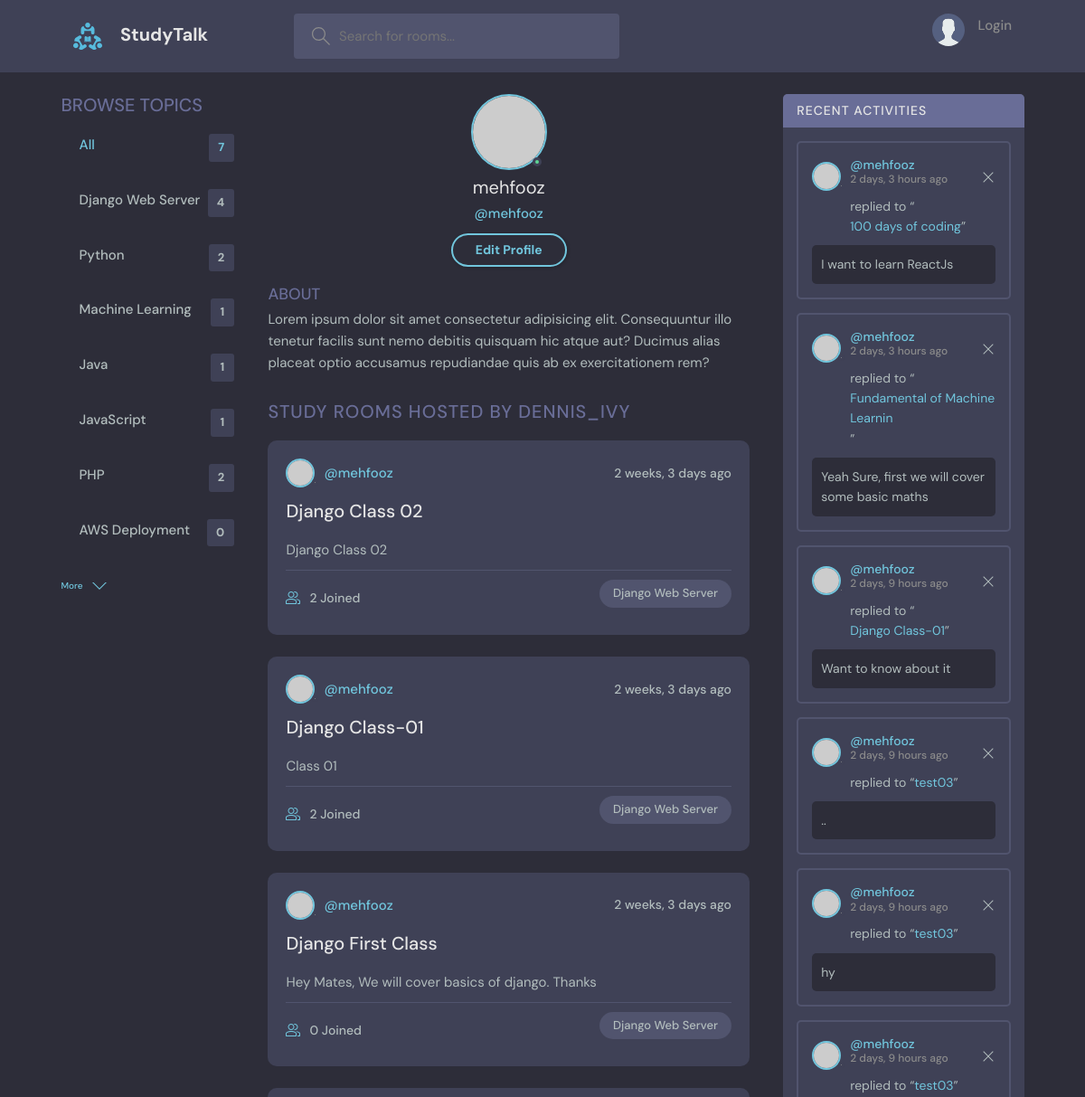
The app's page /profile/1/ (upper part), older data.
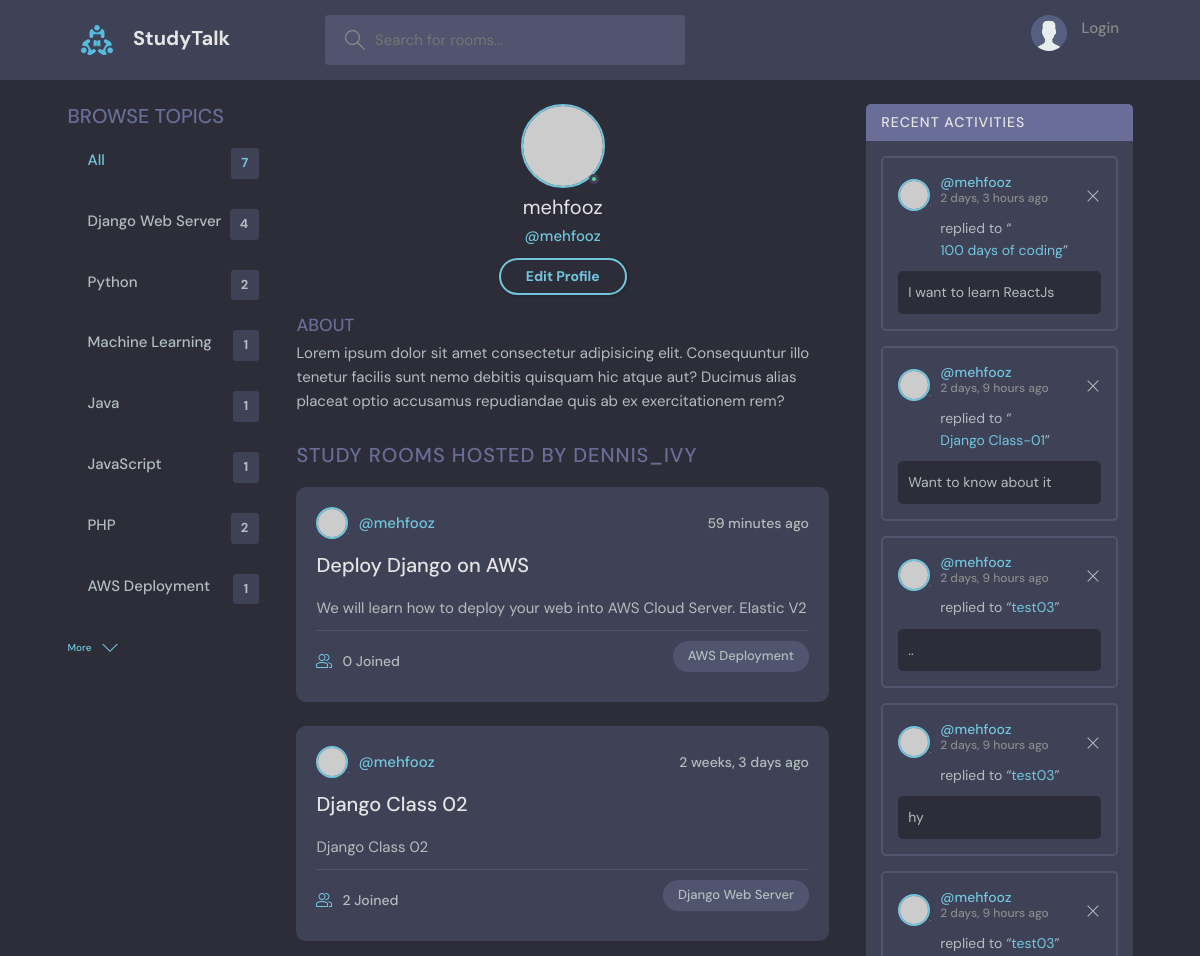
The same page, newer data.
### base/models.py (models this page shows, shortened)
class Topic(models.Model):
    name = models.CharField(max_length=200)

class Room(models.Model):
    host = models.ForeignKey(User, on_delete=models.SET_NULL, null=True)
    topic = models.ForeignKey(Topic, on_delete=models.SET_NULL, null=True)
    name = models.CharField(max_length=200)
    description = models.TextField(null=True, blank=True)
    participants = models.ManyToManyField(User, related_name='participants', blank=True)
    updated = models.DateTimeField(auto_now=True)
    created = models.DateTimeField(auto_now_add=True)
    class Meta:
        ordering = ['-updated', '-created']
    def __str__(self):
        return str(self.name)

class Message(models.Model):
    user = models.ForeignKey(User, on_delete=models.CASCADE)
    room = models.ForeignKey(Room, on_delete=models.CASCADE)
    body = models.TextField()
    updated = models.DateTimeField(auto_now=True)
    created = models.DateTimeField(auto_now_add=True)
    class Meta:
        ordering = ['-updated', '-created']

### base/views.py (the view)
# urls.py: path('profile/<int:pk>/', views.userProfile, name='user-profile'),
def userProfile(request, pk):
    user = User.objects.get(id=pk)
    rooms = user.room_set.all()
    room_messages = user.message_set.all()
    topics = Topic.objects.all()
    context = {
        'user':user,
        'rooms':rooms,
        'room_messages': room_messages,
        'topics':topics
    }
    return render(request, 'base/profile.html', context)

### base/templates/base/profile.html (shortened to what this page needs)
{% extends 'base/main.html' %}
{% block content %}
<body>
    <main class="profile-page layout layout--3">
      <div class="container">
        {% include "base/topic_components.html" %}
        <div class="roomList">
          <div class="profile">
            <div class="profile__avatar">
              <div class="avatar avatar--large active">
                <img src="https://randomuser.me/api/portraits/men/11.jpg" />
              </div>
            </div>
            <div class="profile__info">
              <h3>{{user.username}}</h3>
              <p>@{{user.username}}</p>
              <a href="edit-user.html" class="btn btn--main btn--pill">Edit Profile</a>
            </div>
            <div class="profile__about">
              <h3>About</h3>
              <p>
                Lorem ipsum dolor sit amet consectetur adipisicing elit. Consequuntur illo tenetur
                facilis sunt nemo debitis quisquam hic atque aut? Ducimus alias placeat optio
                accusamus repudiandae quis ab ex exercitationem rem?
              </p>
            </div>
          </div>
          <div class="roomList__header">
            <div>
              <h2>Study Rooms Hosted by dennis_ivy</a>
              </h2>
            </div>
          </div>
          {% include "base/feed_components.html" %}
        </div>
        {% include "base/activity_components.html" %}
      </div>
    </main>
  </body>
{% endblock content %}

### base/templates/base/topic_components.html
<div class="topics">
  <div class="topics__header">
    <h2>Browse Topics</h2>
  </div>
  <ul class="topics__list">
    <li>
      <a href="{% url 'home' %}" class="active">All <span>{{topics.count}}</span></a>
    </li>
    {% for topic in topics %}
      <li>
        <a href="{% url 'home' %}?q={{topic.name}}">{{topic.name}} <span>{{topic.room_set.all.count}}</span></a>
      </li>
    {% endfor %}
  </ul>
  <a class="btn btn--link" href="topics.html">
    More
    <svg version="1.1" xmlns="http://www.w3.org/2000/svg" width="32" height="32" viewBox="0 0 32 32">
      <title>chevron-down</title>
      <path d="M16 21l-13-13h-3l16 16 16-16h-3l-13 13z"></path>
    </svg>
  </a>
</div>

### base/templates/base/feed_components.html (shortened to what this page needs)
{% load static %}
{% for room in rooms %}
    <div class="roomListRoom">
        <div class="roomListRoom__header">
        <a href="{% url 'user-profile' room.host.id %}" class="roomListRoom__author">
            <div class="avatar avatar--small">
            <img src="https://randomuser.me/api/portraits/women/11.jpg" />
            </div>
            <span>@{{room.host.username}}</span>
        </a>
        <div class="roomListRoom__actions">
            <span>{{room.created|timesince}} ago</span>
        </div>
        </div>
        <div class="roomListRoom__content">
        <a href="{% url 'room' room.id %}">{{room.name}}</a>
        <p>
            {{room.description}}
        </p>
        </div>
        <div class="roomListRoom__meta">
        <a href="{% url 'room' room.id %}" class="roomListRoom__joined">
            {{room.participants.all.count}} Joined
        </a>
        <p class="roomListRoom__topic">{{room.topic.name}}</p>
        </div>
    </div>
{% endfor %}

### base/templates/base/activity_components.html (shortened to what this page needs)
{% load static %}
<div class="activities">
    <div class="activities__header">
      <h2>Recent Activities</h2>
    </div>
    {% for message in room_messages %}
        <div class="activities__box">
        <div class="activities__boxHeader roomListRoom__header">
            <a href="{% url 'user-profile' message.user.id %}" class="roomListRoom__author">
            <div class="avatar avatar--small">
                <img src="https://randomuser.me/api/portraits/women/11.jpg" />
            </div>
            <p>
                @{{message.user}}
                <span>{{message.created|timesince}} ago</span>
            </p>
            </a>
            <div class="roomListRoom__actions">
            <a href="{% url 'delete-message' message.id %}">
                <svg version="1.1" xmlns="http://www.w3.org/2000/svg" width="32" height="32" viewBox="0 0 32 32">
                <title>remove</title>
                <path
                    d="M27.314 6.019l-1.333-1.333-9.98 9.981-9.981-9.981-1.333 1.333 9.981 9.981-9.981 9.98 1.333 1.333 9.981-9.98 9.98 9.98 1.333-1.333-9.98-9.98 9.98-9.981z"
                ></path>
                </svg>
            </a>
            </div>
        </div>
        <div class="activities__boxContent">
            <p>replied to “<a href="{% url 'room' message.room.id %}">{{message.room}}</a>”</p>
            <div class="activities__boxRoomContent">
            {{message.body}}
            </div>
        </div>
        </div>
    {% endfor %}
  </div>

Row changes from the older to the newer data that the page shows:
no longer on this page (row unchanged): Room: host.username "mehfooz", created "2 weeks, 3 days", name "Django Class-01", description "Class 01", participants.all.count "2", topic.name "Django Web Server"
no longer on this page (row unchanged): Room: host.username "mehfooz", created "2 weeks, 3 days", name "Django First Class", description "Hey Mates, We will cover basics of django. Thanks", participants.all.count "0", topic.name "Django Web Server"
removed Message: user "mehfooz", created "2 days, 3 hours", room "Fundamental of Machine Learnin", body "Yeah Sure, first we will cover some basic maths"
computed for Topic "AWS Deployment": room_set.all.count "0" → "1"
added Room: host.username "mehfooz", created "59 minutes", name "Deploy Django on AWS", description "We will learn how to deploy your web into AWS Cloud Server. Elastic V2", participants.all.count "0", topic.name "AWS Deployment"
